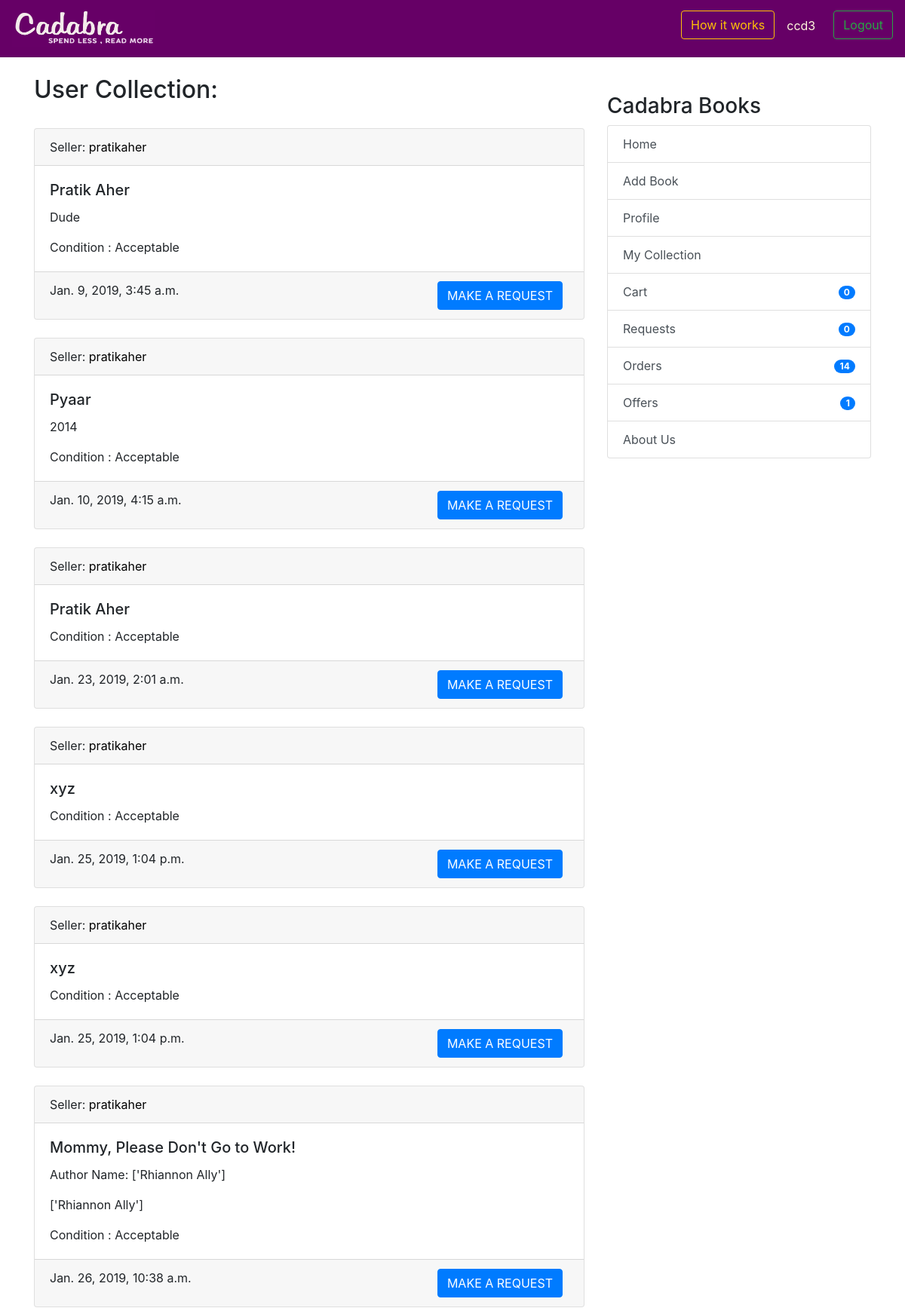
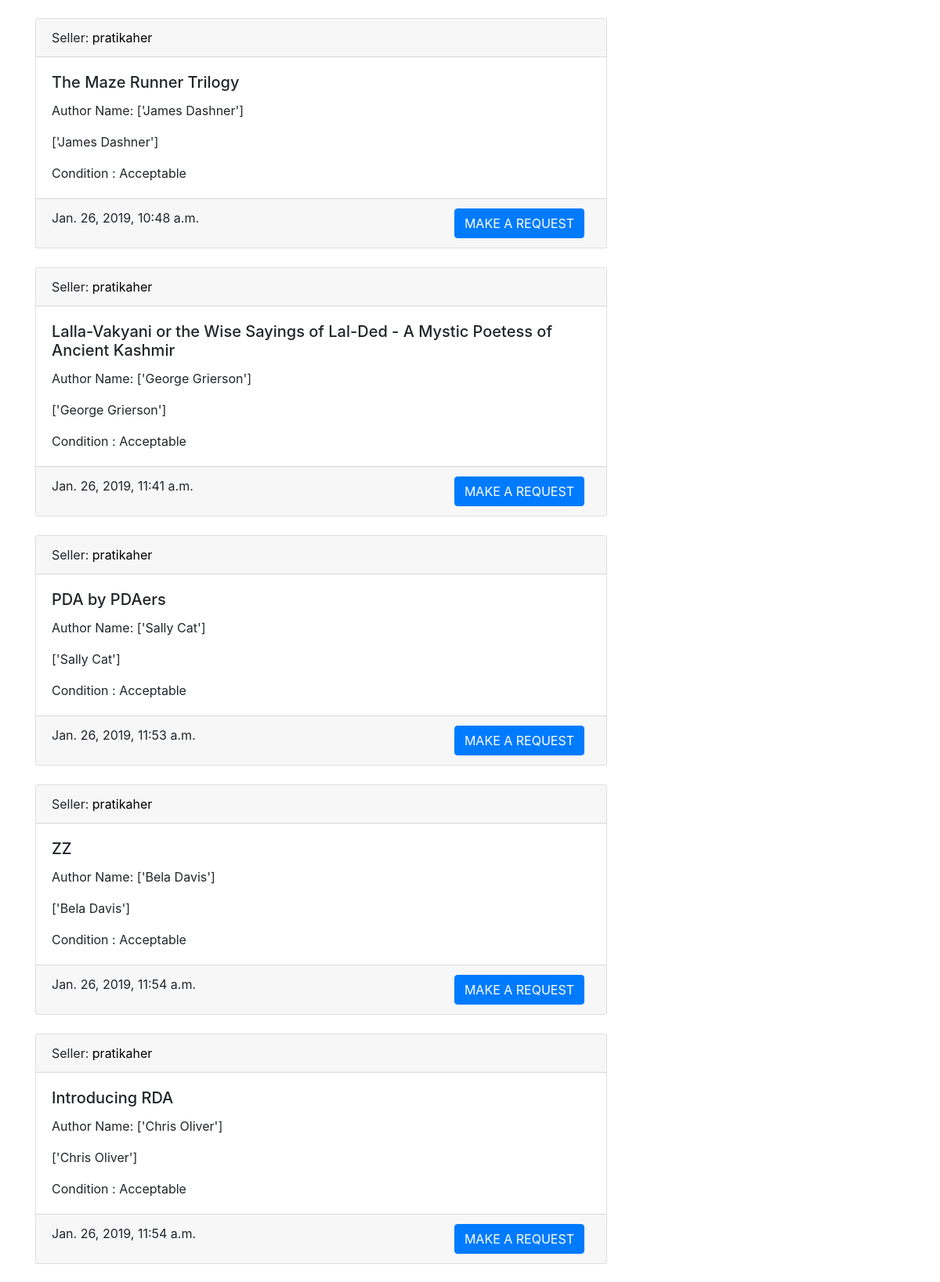
The app's page /userbooks/pratikaher (signed in, upper part) with its own data (2 pictures, top to bottom).
### coreapp/models.py (models this page shows, shortened)
class Book(models.Model):
    user = models.ForeignKey(User, on_delete=models.CASCADE, null=True)
    book_name = models.CharField(
        max_length=100, help_text="We only deal with original books with ISBN codes, pirated books will not be accepted.")
    author_name = models.CharField(max_length=100, blank=True, null=True)
    description = models.CharField(max_length=2000, blank=True, null=True)
    price = models.IntegerField(
        null=True, blank=True, help_text="We would be deducting 20 rupees from item price for delivery purposes.")
    sell_or_exchange = models.CharField(
        max_length=100, choices=BUY_OR_EXCHANGE, default='Exchange', help_text="By adding items to exchange you can make requests to other users for exchange.")
    condition = models.CharField(
        max_length=100, choices=CONITION_CHOICES, default='Acceptable')
    created_at = models.DateTimeField(auto_now_add=True)
    image_url = models.CharField(max_length=500,blank=True,null=True)
    class Meta:
        verbose_name = 'Book'
        verbose_name_plural = 'Books'

### coreapp/views.py (the view)
# urls.py: path('userbooks/<str:username>', views.UserBookListViewForUser.as_view(),name='userbooksforuser'),
class UserBookListViewForUser(LoginRequiredMixin, generic.ListView):
    model = Book
    template_name = 'collection_user_entries.html'
    context_object_name = 'books'
    ordering = ['-created_at']
    def get_queryset(self):
        user = self.kwargs['username']
        user_profile = get_object_or_404(Profile, user__username=user)
        collection_items = UserCollection.objects.get(
            owner=user_profile)
        return collection_items.books.exclude(id__in=ordered_books).exclude(
            id__in=requester_books).exclude(id__in=offerrer_books)

### nofapapp/context_processors.py (called while the page is built)
def add_variable_to_context(request):
    if request.user.id:
        orderitems = Order.objects.get(owner=request.user.profile)
        return {
            'requestscount': Requests.objects.filter(requester=request.user).count(),
            'offercount' : Requests.objects.filter(offerrer=request.user).count(),
            'orderscount': Transaction.objects.filter(Q(offerrer=request.user) | Q(requester=request.user)).count()+FinalBuyOrder.objects.filter(user=request.user).count(),
            'cartitemscount': orderitems.items.count(),
            'addresscheck': get_object_or_404(ShippingAddress, profile=get_object_or_404(Profile, user=request.user)).address1,
            }
    else:
        return {}

### templates/collection_user_entries.html (shortened to what this page needs)
{% extends 'base.html' %}
{% block content %}
<h2>User Collection:</h2>
<br />
{% if books %}
{% for book in books %}
    <div class="card text-left">
        <div class="card-header">
            Seller: <a href="{% url 'coreapp:userbooksforuser' book.user %}" style="color:black">{{ book.user.username }}</a>
        </div>
        <div class="card-body">
            <div class="d-flex justify-content-between">
                <div>
                    <h5 class="card-title">{{ book.book_name }}</h5>
                    {% if book.author_name %}
                    <p class="card-text">Author Name: {{ book.author_name }}</p>
                    {% endif %}
                    {% if book.description %}
                    <p class="card-text">{{ book.description }}</p>
                    {% endif %}
                    <p class="card-text">Condition : {{ book.condition }} </p>
                </div>
            </div>
        </div>
        <div class="card-footer text-mutxed">
            {{ book.created_at }}
            {% if book.sell_or_exchange == 'Sell' %}
            <a href="{% url 'cart:add_to_cart' book.id %}" class="btn btn-primary float-right">BUY FOR {{ book.price }}</a>
            {% else %}
            <a href="{% url 'transaction:add_request' book.id %}" class="btn btn-primary mr-2 float-right">MAKE A REQUEST</a>
            {% endif %}
        </div>
    </div>
{% endfor %}
{% else %}
<div class="text-center">
    <h1>No Books Found ! </h1>
</div>
{% endif %}
{% endblock %}

### templates/base.html (shortened to what this page needs)
{% load static %}
<!doctype html>
<html lang="en">
  <head>
    <link rel="stylesheet" href="https://stackpath.bootstrapcdn.com/bootstrap/4.2.1/css/bootstrap.min.css"
>
  </head>
  <body>
    <header class="site-header">
<nav class="navbar navbar-expand-lg navbar-dark" style="background-color: #660066;">
  <a class="navbar-brand" href="{% url 'coreapp:list_entries' %}">
      <img src="{% static 'img/cadabra.png' %}" alt="Logo" style="width:190px;height:50px" >
    </a>
  <div class="collapse navbar-collapse" id="navbarSupportedContent">
    <ul class="navbar-nav ml-auto">
      {% if user.is_authenticated %}
      <li>
        <button class="btn btn-outline-warning mr-3" data-toggle="modal" data-target="#illustration">How it works</a>
      </li>
      <li>
        <p class="mr-3 mt-2" style="color:cornsilk;">{{ user.username }}</p>
      </li>
      <li><a class="btn btn-outline-success ml-2 my-2 my-sm-0" href="{% url 'logout'%}">Logout</a></li>
        {% else %}
      <li><a href="{% url 'login' %}" class="btn btn-outline-success">Login</a></li>
      <li><a href="{% url 'coreapp:signup' %}" class="btn btn-primary ml-2">Sign up</a></li>
      {% endif %}
    </ul>
  </div>
</nav>
  </header>
  <br/>
    <div class="container">
      <div class="row justify-content-center">
        <div class="col-8">
          {% block content %}
          {% endblock %}
        </div>
        {% if user.is_authenticated %}
                <div class="col-md-4">
                  <div class="content-section">
                    <br/>
                    <h3>Cadabra Books</h3>
                      <ul class="list-group">
                        <a class="list-group-item list-group-item-action" href="{% url 'coreapp:list_entries' %}" > Home </a>
                        <a class="list-group-item list-group-item-action" href="{% url 'coreapp:new_entry' %}" > Add Book</a>
                        <a class="list-group-item list-group-item-action" href="{% url 'coreapp:profile' %}" >Profile</a>
                        <a class="list-group-item list-group-item-action" href="{% url 'coreapp:userbooks' %}" >My Collection</a>
                        <a class="list-group-item list-group-item-action" href="{% url 'cart:cart_items' %}" >Cart<span class="badge badge-primary badge-pill float-right mt-1">{{ cartitemscount }}</span> </a>
                        <a class="list-group-item list-group-item-action" href="{% url 'transaction:requests_view' %}" >Requests<span class="badge badge-primary badge-pill float-right mt-1">{{ requestscount }}</span></a>
                        <a class="list-group-item list-group-item-action" href="{% url 'transaction:orders_view' %}" >Orders <span class="badge badge-primary badge-pill float-right mt-1">{{ orderscount }}</span></a>
                        <a class="list-group-item list-group-item-action" href="{% url 'transaction:offers_view' %}" >Offers <span class="badge badge-primary badge-pill float-right mt-1">{{ offercount }}</span></a>
                        <a class="list-group-item list-group-item-action" href="{% url 'coreapp:aboutus' %}">About Us</a>
                      </ul>
                      <br/>
                  </div>
                </div>
                {% endif %}
      </div>
    </div>
</body>
</html>

### records on screen
Book: user.username "pratikaher", book_name "Pratik Aher", description "Dude", condition "Acceptable", created_at "Jan. 9, 2019, 3:45 a.m.", sell_or_exchange "MAKE A REQUEST"
Book: user.username "pratikaher", book_name "Pyaar", description "2014", condition "Acceptable", created_at "Jan. 10, 2019, 4:15 a.m.", sell_or_exchange "MAKE A REQUEST"
Book: user.username "pratikaher", book_name "Pratik Aher", condition "Acceptable", created_at "Jan. 23, 2019, 2:01 a.m.", sell_or_exchange "MAKE A REQUEST"
Book: user.username "pratikaher", book_name "xyz", condition "Acceptable", created_at "Jan. 25, 2019, 1:04 p.m.", sell_or_exchange "MAKE A REQUEST"
Book: user.username "pratikaher", book_name "xyz", condition "Acceptable", created_at "Jan. 25, 2019, 1:04 p.m.", sell_or_exchange "MAKE A REQUEST"
Book: user.username "pratikaher", book_name "Mommy, Please Don't Go to Work!", author_name "['Rhiannon Ally']", description "['Rhiannon Ally']", condition "Acceptable", created_at "Jan. 26, 2019, 10:38 a.m.", sell_or_exchange "MAKE A REQUEST"
Book: user.username "pratikaher", book_name "The Maze Runner Trilogy", author_name "['James Dashner']", description "['James Dashner']", condition "Acceptable", created_at "Jan. 26, 2019, 10:48 a.m.", sell_or_exchange "MAKE A REQUEST"
Book: user.username "pratikaher", book_name "Lalla-Vakyani or the Wise Sayings of Lal-Ded - A Mystic Poetess of Ancient Kashmir", author_name "['George Grierson']", description "['George Grierson']", condition "Acceptable", created_at "Jan. 26, 2019, 11:41 a.m.", sell_or_exchange "MAKE A REQUEST"
Book: user.username "pratikaher", book_name "PDA by PDAers", author_name "['Sally Cat']", description "['Sally Cat']", condition "Acceptable", created_at "Jan. 26, 2019, 11:53 a.m.", sell_or_exchange "MAKE A REQUEST"
Book: user.username "pratikaher", book_name "ZZ", author_name "['Bela Davis']", description "['Bela Davis']", condition "Acceptable", created_at "Jan. 26, 2019, 11:54 a.m.", sell_or_exchange "MAKE A REQUEST"
Book: user.username "pratikaher", book_name "Introducing RDA", author_name "['Chris Oliver']", description "['Chris Oliver']", condition "Acceptable", created_at "Jan. 26, 2019, 11:54 a.m.", sell_or_exchange "MAKE A REQUEST"

### other values on screen
{{ user.username }} "ccd3"
{{ cartitemscount }} "0"
{{ requestscount }} "0"
{{ orderscount }} "14"
{{ offercount }} "1"
